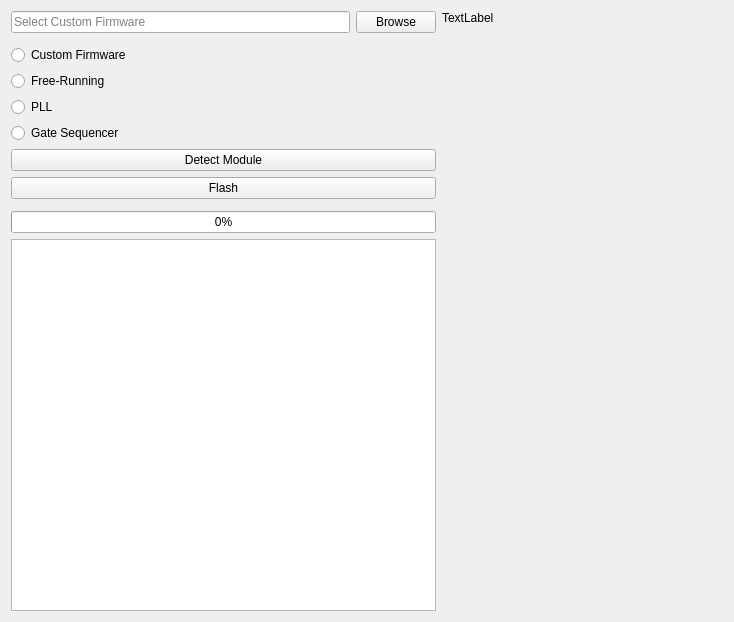
<?xml version="1.0" encoding="UTF-8"?>
<ui version="4.0">
 <class>MainWindow</class>
 <widget class="QMainWindow" name="MainWindow">
  <property name="geometry">
   <rect>
    <x>0</x>
    <y>0</y>
    <width>734</width>
    <height>620</height>
   </rect>
  </property>
  <property name="sizePolicy">
   <sizepolicy hsizetype="Preferred" vsizetype="Preferred">
    <horstretch>0</horstretch>
    <verstretch>0</verstretch>
   </sizepolicy>
  </property>
  <property name="acceptDrops">
   <bool>false</bool>
  </property>
  <property name="windowTitle">
   <string>VIA Flashing Utility</string>
  </property>
  <property name="autoFillBackground">
   <bool>false</bool>
  </property>
  <widget class="QWidget" name="centralWidget">
   <property name="enabled">
    <bool>true</bool>
   </property>
   <property name="sizePolicy">
    <sizepolicy hsizetype="MinimumExpanding" vsizetype="MinimumExpanding">
     <horstretch>0</horstretch>
     <verstretch>0</verstretch>
    </sizepolicy>
   </property>
   <layout class="QVBoxLayout" name="verticalLayout">
    <item>
     <layout class="QGridLayout" name="gridLayout">
      <item row="0" column="0">
       <layout class="QHBoxLayout" name="horizontalLayout">
        <item>
         <widget class="QLineEdit" name="fileBrowseLineEdit">
          <property name="readOnly">
           <bool>false</bool>
          </property>
          <property name="placeholderText">
           <string>Select Custom Firmware</string>
          </property>
         </widget>
        </item>
        <item>
         <widget class="QPushButton" name="fileBrowseButton">
          <property name="text">
           <string>Browse</string>
          </property>
         </widget>
        </item>
       </layout>
      </item>
      <item row="6" column="0">
       <widget class="QPushButton" name="listDevicesButton">
        <property name="text">
         <string>Detect Module</string>
        </property>
       </widget>
      </item>
      <item row="3" column="0">
       <widget class="QRadioButton" name="FreeRunningFirmwareSelector">
        <property name="text">
         <string>Free-Running</string>
        </property>
       </widget>
      </item>
      <item row="2" column="0">
       <widget class="QRadioButton" name="CustomFirmwareSelector">
        <property name="text">
         <string>Custom Firmware</string>
        </property>
       </widget>
      </item>
      <item row="4" column="0">
       <widget class="QRadioButton" name="PLLFirmwareSelector">
        <property name="text">
         <string>PLL</string>
        </property>
       </widget>
      </item>
      <item row="0" column="1" rowspan="11">
       <widget class="QLabel" name="faceplate">
        <property name="minimumSize">
         <size>
          <width>281</width>
          <height>600</height>
         </size>
        </property>
        <property name="text">
         <string>TextLabel</string>
        </property>
        <property name="textFormat">
         <enum>Qt::PlainText</enum>
        </property>
        <property name="alignment">
         <set>Qt::AlignLeading|Qt::AlignLeft|Qt::AlignTop</set>
        </property>
       </widget>
      </item>
      <item row="5" column="0">
       <widget class="QRadioButton" name="GateSequencerFirmwareSelector">
        <property name="text">
         <string>Gate Sequencer</string>
        </property>
       </widget>
      </item>
      <item row="10" column="0">
       <widget class="QTextEdit" name="dfuResultsTextEdit">
        <property name="sizePolicy">
         <sizepolicy hsizetype="Expanding" vsizetype="Expanding">
          <horstretch>0</horstretch>
          <verstretch>0</verstretch>
         </sizepolicy>
        </property>
        <property name="readOnly">
         <bool>true</bool>
        </property>
       </widget>
      </item>
      <item row="9" column="0">
       <widget class="QProgressBar" name="flashProgress">
        <property name="value">
         <number>0</number>
        </property>
       </widget>
      </item>
      <item row="7" column="0">
       <widget class="QPushButton" name="flashButton">
        <property name="text">
         <string>Flash</string>
        </property>
       </widget>
      </item>
     </layout>
    </item>
   </layout>
  </widget>
 </widget>
 <layoutdefault spacing="6" margin="11"/>
 <tabstops>
  <tabstop>fileBrowseButton</tabstop>
  <tabstop>fileBrowseLineEdit</tabstop>
 </tabstops>
 <resources/>
 <connections/>
</ui>
